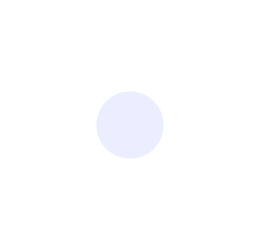
Frame 1 (no input)
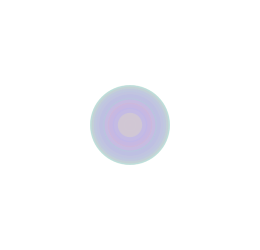
Frame 60 (the mouse pressed at the canvas centre just before this capture)
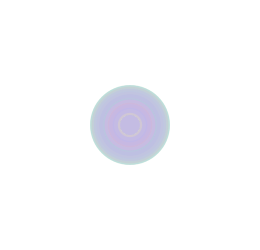
Frame 120 (the mouse held since frame 60 and released just before this capture)

The Processing sketch that drew these frames (run headless with seeded random() and noise(); from frame 60 on, the mouse is pressed at the canvas centre):

// Processing sketch: processing_165656
// ── processing_165656.pde

int counter;

void setup() {  //setup function called initially, only once
  size(260, 250);
  background(255);  //set background white
  colorMode(HSB);   //set colors to Hue, Saturation, Brightness mode
  counter = 0;
}

void draw() {  //draw function loops 
  counter++;
  noStroke();
  fill(random(255),100,255,50);
  
  if(mousePressed == true) { //add some interaction
    ellipse(mouseX, mouseY, 20, 20);
  }
  else {
    ellipse(width/2, height/2, 80*sin(counter), 80*sin(counter));
  }
}
